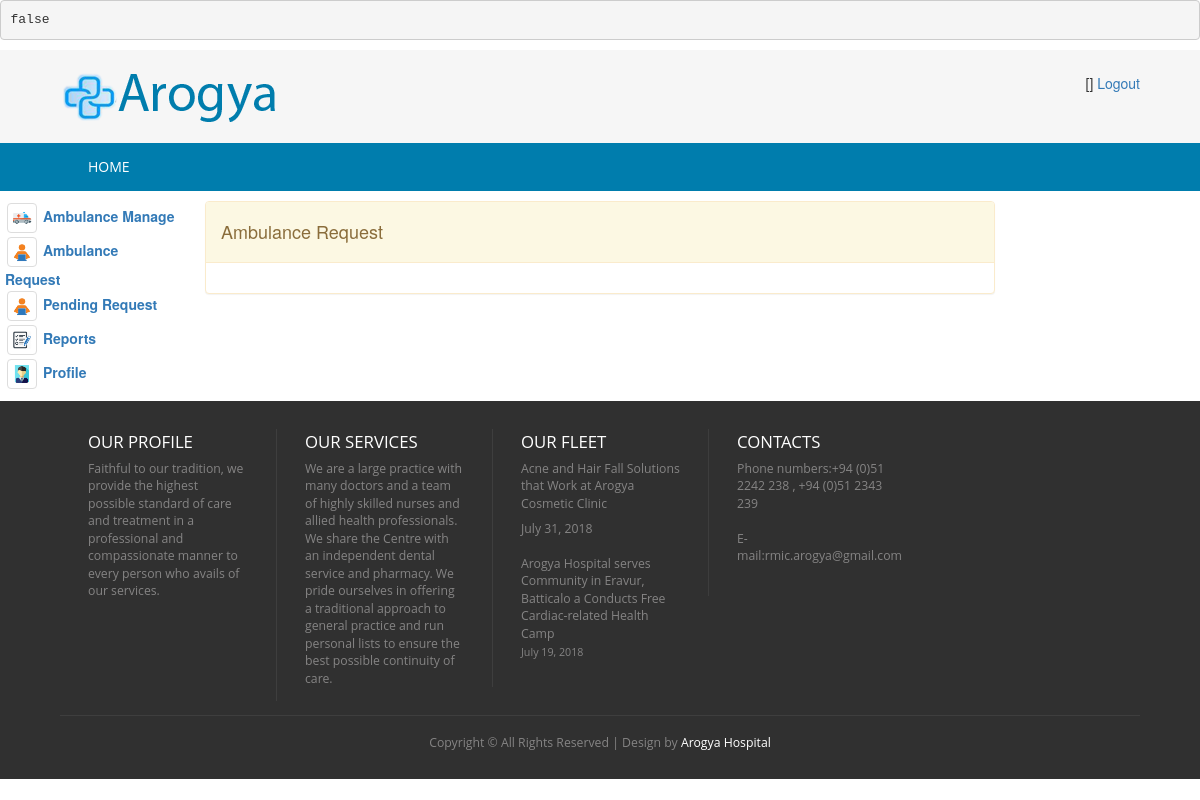
Page /index.php/transport_controller/loadAmbulanceRequestList on the earlier database version.
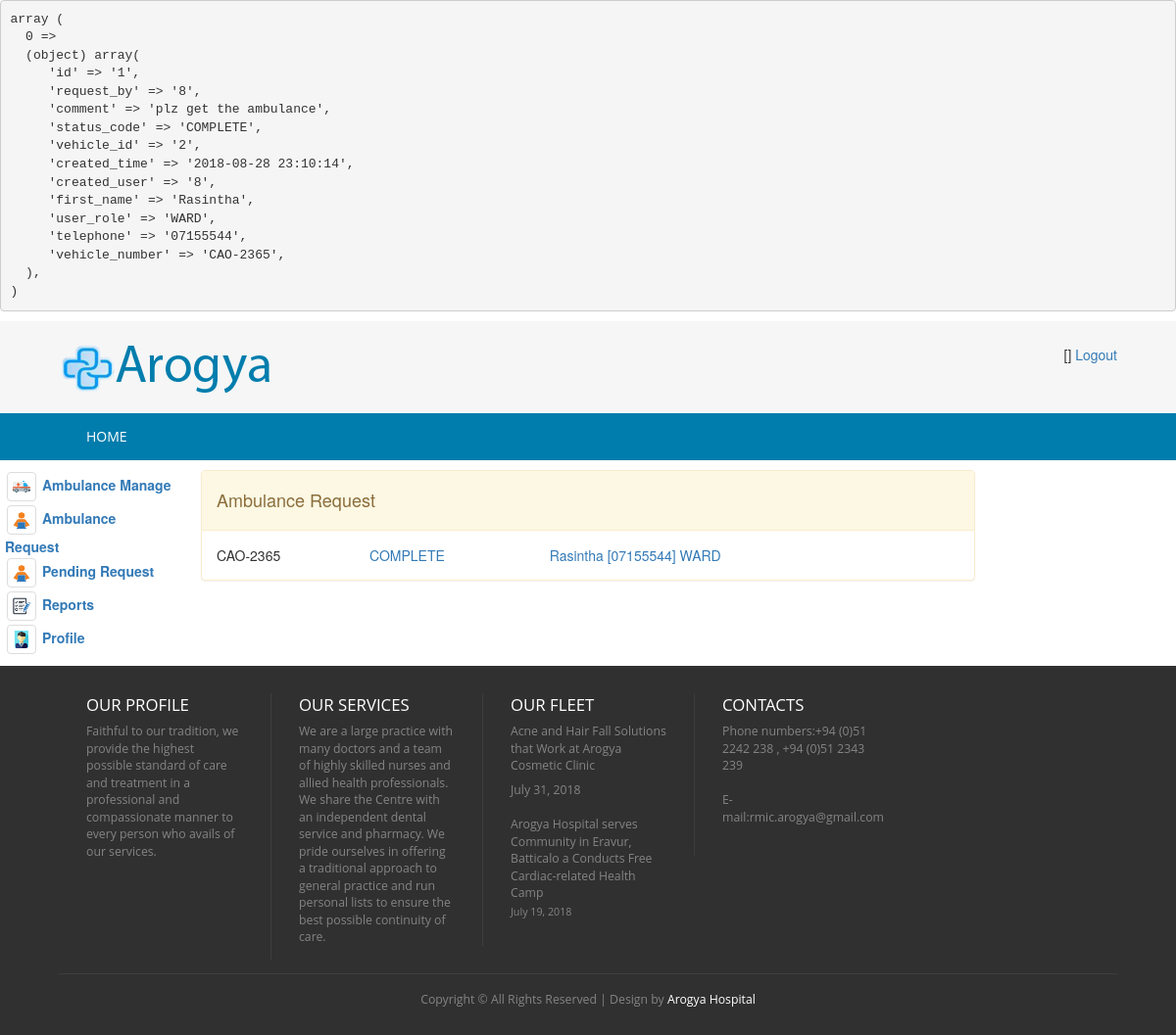
Same page on the later database version.
### tables this page shows
CREATE TABLE `hms_vehicle_request` (
  `id` int(5) NOT NULL AUTO_INCREMENT,
  `request_by` int(5) DEFAULT NULL,
  `comment` text DEFAULT NULL,
  `status_code` varchar(20) DEFAULT 'PENDING',
  `vehicle_id` int(5) DEFAULT 0,
  `created_time` timestamp NOT NULL DEFAULT current_timestamp(),
  `created_user` int(5) DEFAULT NULL,
  PRIMARY KEY (`id`)
);

CREATE TABLE `hms_vehicle` (
  `id` int(5) NOT NULL AUTO_INCREMENT,
  `vehicle_number` varchar(30) DEFAULT NULL,
  PRIMARY KEY (`id`),
  UNIQUE KEY `NewIndex1` (`vehicle_number`)
);

CREATE TABLE `hms_user` (
  `id` int(5) NOT NULL AUTO_INCREMENT,
  `first_name` varchar(100) DEFAULT NULL,
  `last_name` varchar(100) DEFAULT NULL,
  `nic` varchar(12) DEFAULT NULL,
  `pword` text DEFAULT NULL,
  `user_role` varchar(20) DEFAULT NULL,
  `telephone` varchar(20) DEFAULT NULL,
  `email` varchar(100) DEFAULT NULL,
  `empno` varchar(10) DEFAULT NULL,
  `status_code` varchar(20) DEFAULT NULL,
  `created_date` timestamp NOT NULL DEFAULT current_timestamp(),
  `created_user` int(5) DEFAULT NULL,
  PRIMARY KEY (`id`),
  UNIQUE KEY `NewIndex1` (`nic`)
);

### index.php (called while the page is built, shortened)
<?php
require_once BASEPATH.'core/CodeIgniter.php';

### application/models/VehicleRequest.php (called while the page is built, shortened)
<?php
class VehicleRequest extends MY_Model {
    public function getAllRequest() {
        $this->db->select('hms_vehicle_request.*,hms_user.first_name,hms_user.user_role,hms_user.telephone,hms_vehicle.vehicle_number');
        $this->db->from('hms_vehicle_request');
        $this->db->join('hms_user', 'hms_user.id = hms_vehicle_request.request_by');
        $this->db->join('hms_vehicle', 'hms_vehicle.id = hms_vehicle_request.vehicle_id');
        $query = $this->db->get();
        if ($query->num_rows() > 0) {
            return $query->result();
        } else {
            return FALSE;
        }
    }
}

### application/views/transport/transport-ambulance-requet.php (the view, shortened to what this page needs)
<!DOCTYPE HTML>
<html>
    <head>
        <link href="<?php echo base_url('css/style.css'); ?>" rel="stylesheet" type="text/css"  media="all" />
        <link href="<?php echo base_url('css/bootstrap.css'); ?>" rel="stylesheet" type="text/css"/>
        <link rel="stylesheet" href="<?php echo base_url('css/responsiveslides.css') ?>">
    </head>
    <body>
        <div class="header">
            <div class="main-header">
                <div class="wrap">
                    <?php $this->load->view('transport/_head_transport'); ?>
                </div>
            </div>
            <div class="top-nav">
                <div class="wrap">
                    <ul>
                        <?php $this->load->view('transport/_menu_transport'); ?>
                    </ul>
                </div>
            </div>
        </div>
        <div class="content">
            <div class="row">
                <div class="col-md-2">  <?php $this->load->view('transport/_tree_transport'); ?></div>
                <div class="col-md-8">
                    <div class="panel panel-warning">
                        <div class="panel-heading ">
                            <h4>  Ambulance Request</h4>
                        </div>
                        <div class="panel-body">
                            <table style="width: 100%">
                                <?php
                                if($reqAllList!=null)
                                foreach ($reqAllList as $value) {
                                    ?>
                                    <tr>
                                        <td><?= $value->vehicle_number ?></td>
                                        <td><a href=""><?= $value->status_code ?></a>
                                        </td>
                                        <td><a href=""><?= $value->first_name ?> [<?= $value->telephone ?>] <?= $value->user_role ?></a></td>
                                    </tr>
                                    <?php
                                }
                                ?>
                            </table>
                        </div>
                    </div>
                </div>
            </div>
        </div>
    </body>
</html>

### application/controllers/Transport_Controller.php (shortened to what this page needs)
<?php
class Transport_Controller extends CI_Controller {
    public function loadAmbulanceRequestList() {
        $this->load->model(array('VehicleRequest'));
        $data['msg'] = '';
        $vehicleReq = new VehicleRequest();
        $reqAllList = $vehicleReq->getAllRequest();
        $data['reqAllList'] = $reqAllList;
        echo '<tt><pre>' . var_export($data['reqAllList'], TRUE) . '</pre></tt>';
        $this->load->view('transport/transport-ambulance-requet', $data);
    }
}

Differences in the rows shown:
now on this page (row edited): hms_vehicle_request: hms_vehicle.vehicle_number "CAO-2365", status_code "COMPLETE", hms_user.first_name "Rasintha", hms_user.telephone "07155544", hms_user.user_role "WARD"
Other differences:
var_export($data['reqAllList'], TRUE): "false" → "array ( 0 => (object) array( 'id' => '1', 'request_by' => '8', 'comment' => 'plz get the ambulance', 'status_code' => 'COMPLETE', 'vehicle_id' => '2', 'created_time' => '2018-08-28 23:10:14', 'created_user' => '8', 'first_name' => 'Rasintha', 'user_role' => 'WARD', 'telephone' => '07155544', 'vehicle_number' => 'CAO-2365', ), )"
